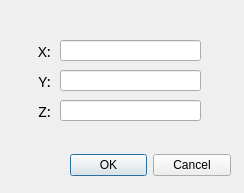
<?xml version="1.0" encoding="UTF-8"?>
<ui version="4.0">
 <class>PointSelected</class>
 <widget class="QDialog" name="PointSelected">
  <property name="geometry">
   <rect>
    <x>0</x>
    <y>0</y>
    <width>244</width>
    <height>193</height>
   </rect>
  </property>
  <property name="windowTitle">
   <string>所选点坐标</string>
  </property>
  <widget class="QDialogButtonBox" name="dialogButtonBox">
   <property name="geometry">
    <rect>
     <x>70</x>
     <y>150</y>
     <width>161</width>
     <height>31</height>
    </rect>
   </property>
   <property name="orientation">
    <enum>Qt::Horizontal</enum>
   </property>
   <property name="standardButtons">
    <set>QDialogButtonBox::Cancel|QDialogButtonBox::Ok</set>
   </property>
  </widget>
  <widget class="QLabel" name="label">
   <property name="geometry">
    <rect>
     <x>30</x>
     <y>40</y>
     <width>21</width>
     <height>20</height>
    </rect>
   </property>
   <property name="font">
    <font>
     <family>SimSun-ExtB</family>
     <pointsize>11</pointsize>
     <weight>50</weight>
     <bold>false</bold>
    </font>
   </property>
   <property name="text">
    <string>X:</string>
   </property>
   <property name="textFormat">
    <enum>Qt::AutoText</enum>
   </property>
   <property name="alignment">
    <set>Qt::AlignRight|Qt::AlignTop|Qt::AlignTrailing</set>
   </property>
  </widget>
  <widget class="QLabel" name="label_2">
   <property name="geometry">
    <rect>
     <x>30</x>
     <y>70</y>
     <width>21</width>
     <height>20</height>
    </rect>
   </property>
   <property name="font">
    <font>
     <family>SimSun-ExtB</family>
     <pointsize>11</pointsize>
     <weight>50</weight>
     <bold>false</bold>
    </font>
   </property>
   <property name="text">
    <string>Y:</string>
   </property>
   <property name="textFormat">
    <enum>Qt::AutoText</enum>
   </property>
   <property name="alignment">
    <set>Qt::AlignRight|Qt::AlignTop|Qt::AlignTrailing</set>
   </property>
  </widget>
  <widget class="QLabel" name="label_3">
   <property name="geometry">
    <rect>
     <x>30</x>
     <y>100</y>
     <width>21</width>
     <height>20</height>
    </rect>
   </property>
   <property name="font">
    <font>
     <family>SimSun-ExtB</family>
     <pointsize>11</pointsize>
     <weight>50</weight>
     <bold>false</bold>
    </font>
   </property>
   <property name="text">
    <string>Z:</string>
   </property>
   <property name="textFormat">
    <enum>Qt::AutoText</enum>
   </property>
   <property name="alignment">
    <set>Qt::AlignRight|Qt::AlignTop|Qt::AlignTrailing</set>
   </property>
  </widget>
  <widget class="QLineEdit" name="lineEdit_X">
   <property name="geometry">
    <rect>
     <x>60</x>
     <y>40</y>
     <width>141</width>
     <height>21</height>
    </rect>
   </property>
   <property name="font">
    <font>
     <family>SimSun-ExtB</family>
     <pointsize>11</pointsize>
    </font>
   </property>
  </widget>
  <widget class="QLineEdit" name="lineEdit_Y">
   <property name="geometry">
    <rect>
     <x>60</x>
     <y>70</y>
     <width>141</width>
     <height>21</height>
    </rect>
   </property>
   <property name="font">
    <font>
     <family>SimSun-ExtB</family>
     <pointsize>11</pointsize>
    </font>
   </property>
  </widget>
  <widget class="QLineEdit" name="lineEdit_Z">
   <property name="geometry">
    <rect>
     <x>60</x>
     <y>100</y>
     <width>141</width>
     <height>21</height>
    </rect>
   </property>
   <property name="font">
    <font>
     <family>SimSun-ExtB</family>
     <pointsize>11</pointsize>
    </font>
   </property>
  </widget>
 </widget>
 <resources/>
 <connections>
  <connection>
   <sender>dialogButtonBox</sender>
   <signal>accepted()</signal>
   <receiver>PointSelected</receiver>
   <slot>accept()</slot>
   <hints>
    <hint type="sourcelabel">
     <x>248</x>
     <y>254</y>
    </hint>
    <hint type="destinationlabel">
     <x>157</x>
     <y>274</y>
    </hint>
   </hints>
  </connection>
  <connection>
   <sender>dialogButtonBox</sender>
   <signal>rejected()</signal>
   <receiver>PointSelected</receiver>
   <slot>reject()</slot>
   <hints>
    <hint type="sourcelabel">
     <x>316</x>
     <y>260</y>
    </hint>
    <hint type="destinationlabel">
     <x>286</x>
     <y>274</y>
    </hint>
   </hints>
  </connection>
 </connections>
</ui>
